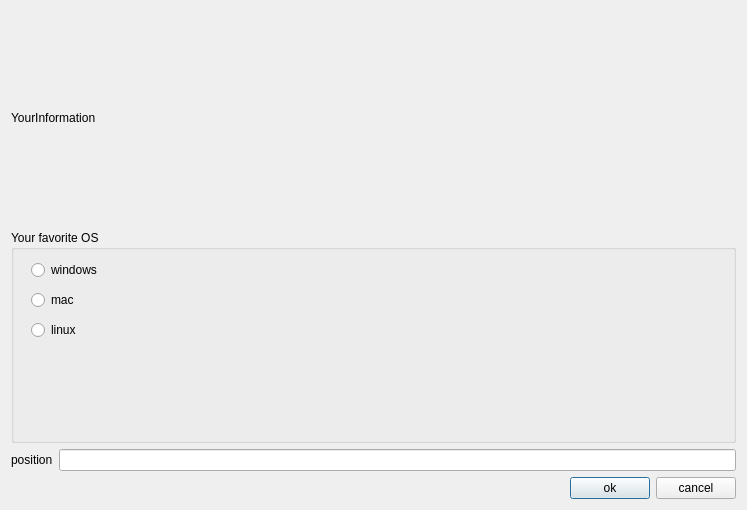
<?xml version="1.0" encoding="UTF-8"?>
<ui version="4.0">
 <class>infoDialog</class>
 <widget class="QDialog" name="infoDialog">
  <property name="geometry">
   <rect>
    <x>0</x>
    <y>0</y>
    <width>747</width>
    <height>510</height>
   </rect>
  </property>
  <property name="windowTitle">
   <string>Dialog</string>
  </property>
  <layout class="QVBoxLayout" name="verticalLayout">
   <item>
    <widget class="QLabel" name="label">
     <property name="text">
      <string>YourInformation</string>
     </property>
    </widget>
   </item>
   <item>
    <widget class="QGroupBox" name="groupBox">
     <property name="title">
      <string>Your favorite OS</string>
     </property>
     <widget class="QRadioButton" name="windowsradioButton">
      <property name="geometry">
       <rect>
        <x>20</x>
        <y>30</y>
        <width>95</width>
        <height>20</height>
       </rect>
      </property>
      <property name="text">
       <string>windows</string>
      </property>
     </widget>
     <widget class="QRadioButton" name="macradioButton">
      <property name="geometry">
       <rect>
        <x>20</x>
        <y>60</y>
        <width>95</width>
        <height>20</height>
       </rect>
      </property>
      <property name="text">
       <string>mac</string>
      </property>
     </widget>
     <widget class="QRadioButton" name="linuxradioButton">
      <property name="geometry">
       <rect>
        <x>20</x>
        <y>90</y>
        <width>95</width>
        <height>20</height>
       </rect>
      </property>
      <property name="text">
       <string>linux</string>
      </property>
     </widget>
    </widget>
   </item>
   <item>
    <layout class="QHBoxLayout" name="horizontalLayout">
     <item>
      <widget class="QLabel" name="label_2">
       <property name="text">
        <string>position</string>
       </property>
      </widget>
     </item>
     <item>
      <widget class="QLineEdit" name="positionlineEdit"/>
     </item>
    </layout>
   </item>
   <item>
    <layout class="QHBoxLayout" name="horizontalLayout_2">
     <item>
      <spacer name="horizontalSpacer">
       <property name="orientation">
        <enum>Qt::Horizontal</enum>
       </property>
       <property name="sizeHint" stdset="0">
        <size>
         <width>40</width>
         <height>20</height>
        </size>
       </property>
      </spacer>
     </item>
     <item>
      <widget class="QPushButton" name="okpushButton">
       <property name="text">
        <string>ok</string>
       </property>
      </widget>
     </item>
     <item>
      <widget class="QPushButton" name="cancelpushButton">
       <property name="text">
        <string>cancel</string>
       </property>
      </widget>
     </item>
    </layout>
   </item>
  </layout>
 </widget>
 <resources/>
 <connections/>
</ui>
